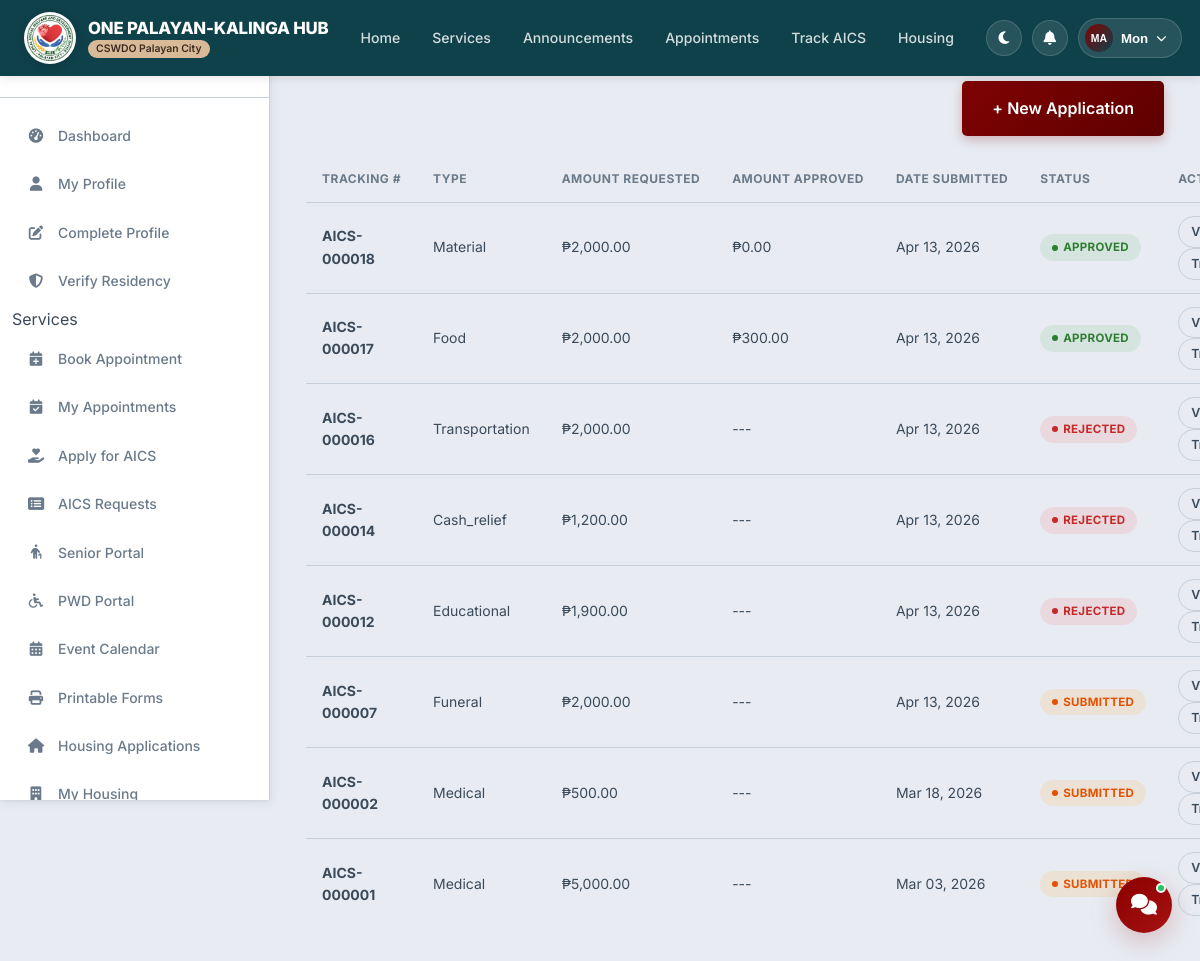
The app's page /my-aics.php (signed in), older data.
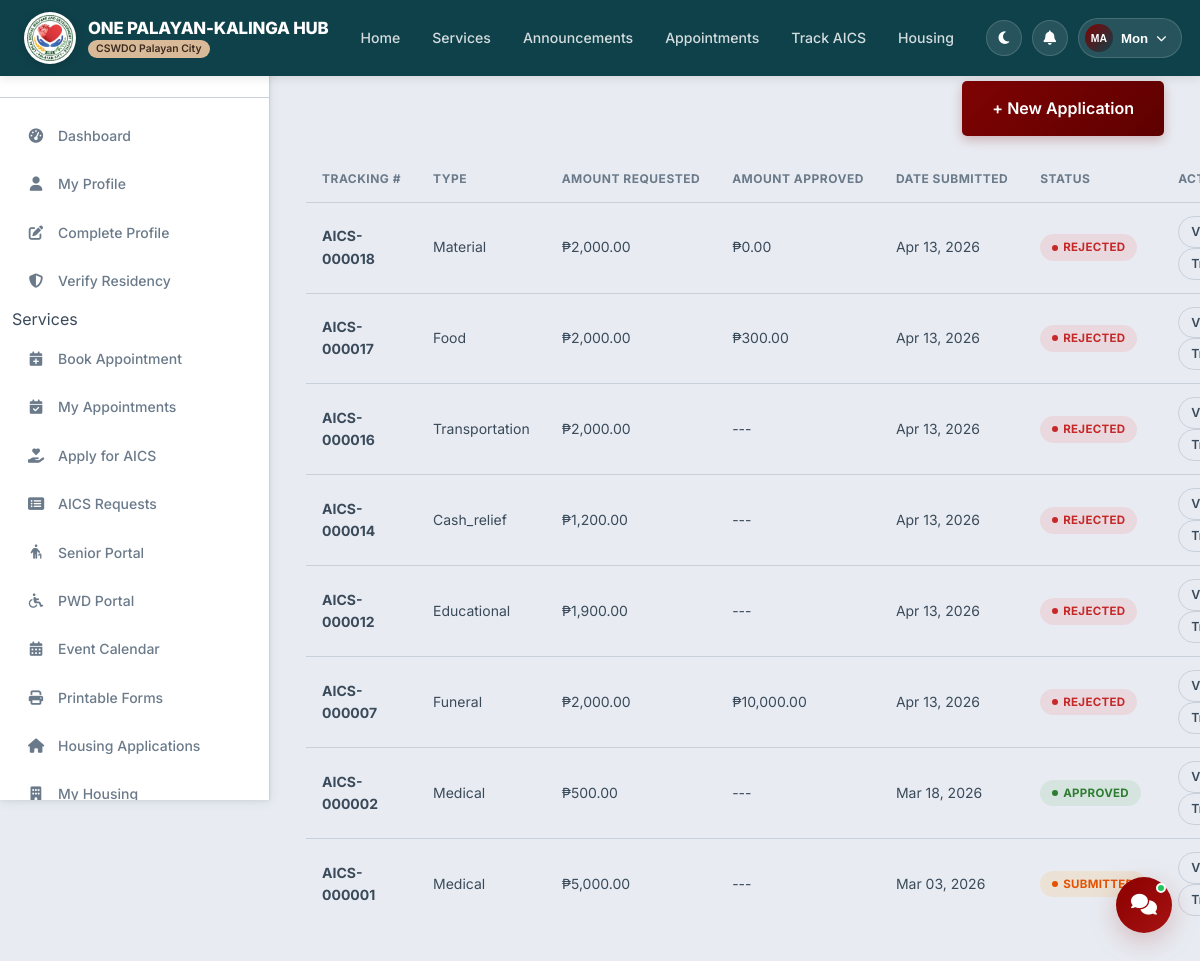
The same page, newer data.
### tables this page shows
CREATE TABLE `aics_requests` (
  `aics_id` int(11) NOT NULL,
  `user_id` int(11) NOT NULL,
  `request_type` enum('medical','funeral','educational','transportation','food','cash_relief','material') NOT NULL,
  `amount_requested` decimal(10,2) DEFAULT NULL,
  `amount_approved` decimal(10,2) DEFAULT NULL,
  `purpose` text DEFAULT NULL,
  `status` enum('submitted','reviewing','approved','rejected','released') DEFAULT 'submitted',
  `submission_date` timestamp NOT NULL DEFAULT current_timestamp(),
  `reviewed_by` int(11) DEFAULT NULL,
  `review_date` datetime DEFAULT NULL,
  `approved_by` int(11) DEFAULT NULL,
  `approval_date` datetime DEFAULT NULL,
  `release_date` datetime DEFAULT NULL,
  `rejection_reason` text DEFAULT NULL
);

### my-aics.php (the view, shortened to what this page needs)
<?php
$database = new Database();
$db = $database->getConnection();
$query = "SELECT * FROM aics_requests
          WHERE user_id = :user_id
          ORDER BY submission_date DESC";
$stmt = $db->prepare($query);
$stmt->bindParam(':user_id', $_SESSION['user_id']);
$stmt->execute();
?>
<!DOCTYPE html>
<html lang="en">
<head>
    <link rel="stylesheet" href="css/style.css">
    <link rel="stylesheet" href="css/dashboard.css">
</head>
<body>
    <?php include 'includes/navbar.php'; ?>
    <div class="dashboard-container">
        <div class="sidebar">
            <div class="user-profile">
                <h3><?php echo htmlspecialchars($_SESSION['full_name'] ?? 'User'); ?></h3>
                <p>Resident</p>
            </div>
            <?php include __DIR__ . '/includes/usersidenav.php'; ?>
        </div>
        <div class="main-content">
            <h1>My AICS Requests</h1>
            <div class="action-bar">
                <a href="apply-aics.php" class="btn-primary">+ New Application</a>
            </div>
            <?php if($stmt->rowCount() > 0): ?>
            <table class="data-table">
                <thead>
                    <tr>
                        <th>Tracking #</th>
                        <th>Type</th>
                        <th>Amount Requested</th>
                        <th>Amount Approved</th>
                        <th>Date Submitted</th>
                        <th>Status</th>
                        <th>Action</th>
                    </tr>
                </thead>
                <tbody>
                    <?php while($request = $stmt->fetch(PDO::FETCH_ASSOC)): ?>
                    <tr>
                        <td><strong>AICS-<?php echo str_pad($request['aics_id'], 6, '0', STR_PAD_LEFT); ?></strong></td>
                        <td><?php echo ucfirst($request['request_type']); ?></td>
                        <td>₱<?php echo number_format($request['amount_requested'], 2); ?></td>
                        <td>
                            <?php if($request['amount_approved']): ?>
                                ₱<?php echo number_format($request['amount_approved'], 2); ?>
                            <?php else: ?>
                                ---
                            <?php endif; ?>
                        </td>
                        <td><?php echo date('M d, Y', strtotime($request['submission_date'])); ?></td>
                        <td>
                            <span class="status-badge status-<?php echo $request['status']; ?>">
                                <?php echo ucfirst($request['status']); ?>
                            </span>
                        </td>
                        <td>
                            <a href="view-aics.php?id=<?php echo $request['aics_id']; ?>" class="btn-small">View</a>
                            <a href="track-aics.php?tracking=AICS-<?php echo str_pad($request['aics_id'], 6, '0', STR_PAD_LEFT); ?>"
                               class="btn-small">Track</a>
                        </td>
                    </tr>
                    <?php endwhile; ?>
                </tbody>
            </table>
            <?php endif; ?>
        </div>
    </div>
</body>
</html>

Row changes from the older to the newer data that the page shows:
changed aics_requests "Material": status "APPROVED" → "REJECTED"
changed aics_requests "Food": status "APPROVED" → "REJECTED"
changed aics_requests "Funeral": amount_approved (not shown) → "10,000.00"; status "SUBMITTED" → "REJECTED"; amount_approved "---" → "₱"
changed aics_requests "000002": status "SUBMITTED" → "APPROVED"
